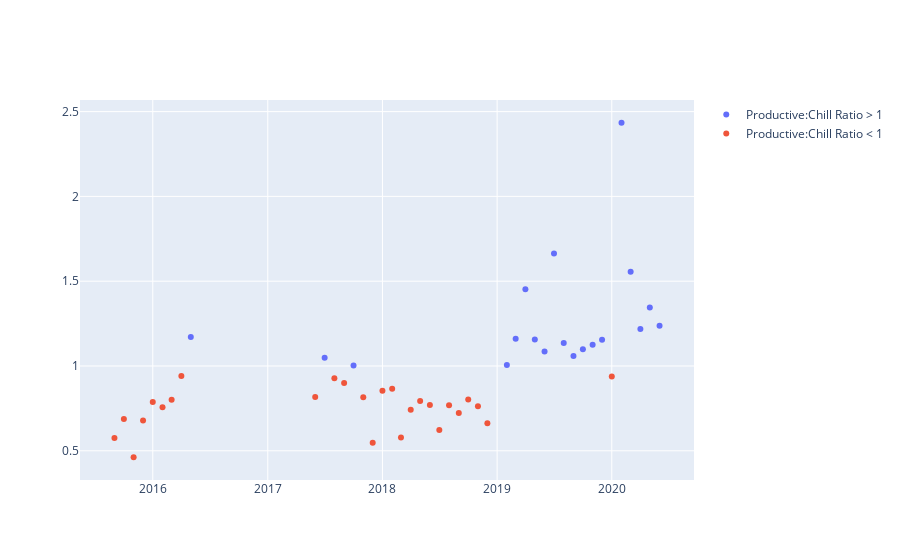

Notebook source saved alongside this figure:
### Markdown cell above
# Step 9:  Plot Productive vs Unproductive Months

We will not plot the unproductive vs productive months in order to visually understand the trend.

Blue indicates 'Productive month'

Red indicates 'Unproductive month'

### Code cell
# plot Productive Months
trace0=go.Scatter(
    x=Is_Productive['Month-Year'],
    y=Is_Productive['Productive:Chill Ratio'],
    mode='markers',
    name='Productive:Chill Ratio > 1',
    )


trace1=go.Scatter(
    x=Not_Productive['Month-Year'],
    y=Not_Productive['Productive:Chill Ratio'],
    mode='markers',
    name='Productive:Chill Ratio < 1',
    )

data=[trace0,trace1]

py.iplot(data, filename='line-mode')

### Figure 1 — Plotly figure (JSON) as saved in the notebook; plotly's stock layout.template omitted (floating-point values rounded to 4 significant figures)
{"data": [{"mode": "markers", "name": "Productive:Chill Ratio > 1", "type": "scatter", "x": ["2016-05-01T00:00:00", "2017-07-01T00:00:00", "2017-10-01T00:00:00", "2019-02-01T00:00:00", "2019-03-01T00:00:00", "2019-04-01T00:00:00", "2019-05-01T00:00:00", "2019-06-01T00:00:00", "2019-07-01T00:00:00", "2019-08-01T00:00:00", "2019-09-01T00:00:00", "2019-10-01T00:00:00", "2019-11-01T00:00:00", "2019-12-01T00:00:00", "2020-02-01T00:00:00", "2020-03-01T00:00:00", "2020-04-01T00:00:00", "2020-05-01T00:00:00", "2020-06-01T00:00:00"], "y": [1.171, 1.049, 1.002, 1.005, 1.161, 1.453, 1.157, 1.085, 1.664, 1.136, 1.059, 1.099, 1.125, 1.154, 2.434, 1.556, 1.218, 1.345, 1.237]}, {"mode": "markers", "name": "Productive:Chill Ratio < 1", "type": "scatter", "x": ["2015-09-01T00:00:00", "2015-10-01T00:00:00", "2015-11-01T00:00:00", "2015-12-01T00:00:00", "2016-01-01T00:00:00", "2016-02-01T00:00:00", "2016-03-01T00:00:00", "2016-04-01T00:00:00", "2017-06-01T00:00:00", "2017-08-01T00:00:00", "2017-09-01T00:00:00", "2017-11-01T00:00:00", "2017-12-01T00:00:00", "2018-01-01T00:00:00", "2018-02-01T00:00:00", "2018-03-01T00:00:00", "2018-04-01T00:00:00", "2018-05-01T00:00:00", "2018-06-01T00:00:00", "2018-07-01T00:00:00", "2018-08-01T00:00:00", "2018-09-01T00:00:00", "2018-10-01T00:00:00", "2018-11-01T00:00:00", "2018-12-01T00:00:00", "2020-01-01T00:00:00"], "y": [0.5759, 0.6879, 0.462, 0.6783, 0.7877, 0.7569, 0.8003, 0.9405, 0.8165, 0.9275, 0.9005, 0.8158, 0.5473, 0.8546, 0.8655, 0.5788, 0.7422, 0.7943, 0.7694, 0.6232, 0.7693, 0.7228, 0.8017, 0.7622, 0.6632, 0.9388]}], "layout": {}}
